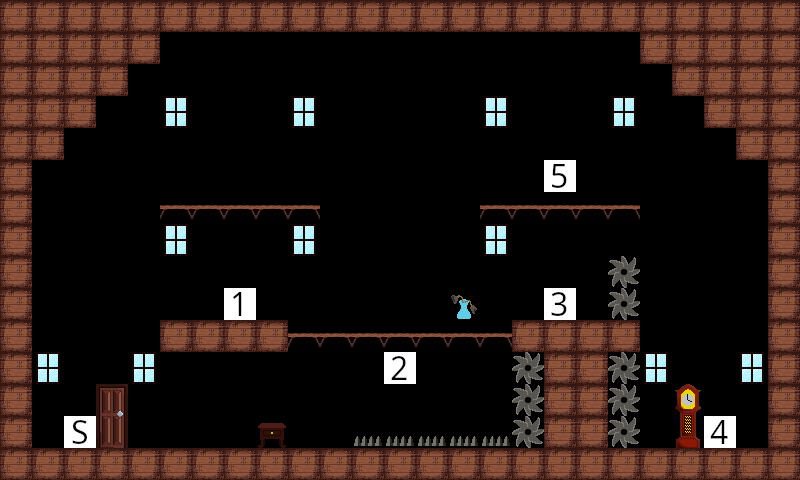

The image is a tile-based game level rendered from a .tmx file. Its description and complete source (layers, tilesets, objects, tile grids) follow:
An orthogonal 25x15 tile map with 32x32 px tiles, 1 tile layer (Tile Layer 1).

<map version="1.10" tiledversion="1.10.2" orientation="orthogonal" renderorder="right-down" width="25" height="15" tilewidth="32" tileheight="32" infinite="0" nextlayerid="2" nextobjectid="1">
 <editorsettings>
  <export target="../assets/levels/LevelSpikeRedux.csv" format="csv" />
 </editorsettings>
 <tileset firstgid="1" source="tiles.tsx" />
 <layer id="1" name="Tile Layer 1" width="25" height="15">
  <data encoding="csv">
2,2,2,2,2,2,2,2,2,2,2,2,2,2,2,2,2,2,2,2,2,2,2,2,2,
2,2,2,2,2,0,0,0,0,0,0,0,0,0,0,0,0,0,0,0,2,2,2,2,2,
2,2,2,2,0,0,0,0,0,0,0,0,0,0,0,0,0,0,0,0,0,2,2,2,2,
2,2,2,0,0,23,0,0,0,23,0,0,0,0,0,23,0,0,0,23,0,0,2,2,2,
2,2,0,0,0,0,0,0,0,0,0,0,0,0,0,0,0,0,0,0,0,0,0,2,2,
2,0,0,0,0,0,0,0,0,0,0,0,0,0,0,0,0,105,0,0,0,0,0,0,2,
2,0,0,0,0,3,3,3,3,3,0,0,0,0,0,3,3,3,3,3,0,0,0,0,2,
2,0,0,0,0,23,0,0,0,23,0,0,0,0,0,23,0,0,0,0,0,0,0,0,2,
2,0,0,0,0,0,0,0,0,0,0,0,0,0,0,0,0,0,0,4,0,0,0,0,2,
2,0,0,0,0,0,0,101,0,0,0,0,0,0,22,0,0,103,0,4,0,0,0,0,2,
2,0,0,0,0,2,2,2,2,3,3,3,3,3,3,3,2,2,2,2,0,0,0,0,2,
2,23,0,0,23,0,0,0,0,0,0,0,102,0,0,0,4,2,2,4,23,0,0,23,2,
2,0,0,0,0,0,0,0,0,0,0,0,0,0,0,0,4,2,2,4,0,0,0,0,2,
2,0,6,24,0,0,0,0,21,0,0,5,5,5,5,5,4,2,2,4,0,25,104,0,2,
2,2,2,2,2,2,2,2,2,2,2,2,2,2,2,2,2,2,2,2,2,2,2,2,2
</data>
 </layer>
</map>
